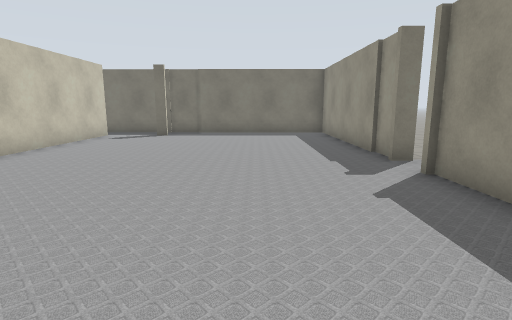
View 1 (above)

24 first-person views from a walk through a world built for the Gazebo simulator. The camera is 1.2 m above the floor, tilts 10° down and sees 80° across. The lines on the ground mark 1 m squares. The floor is counted in squares, 1 m on a side. Each view is taken from the middle of a square. On the plan, view 1 faces up. The plan holds only what a view shows up to about 13 squares ahead; the rest is blank. The place goes on beyond the plan. Some surface patterns are stand-ins.

View 2
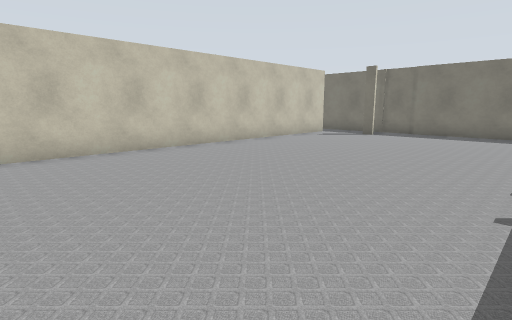

View 3
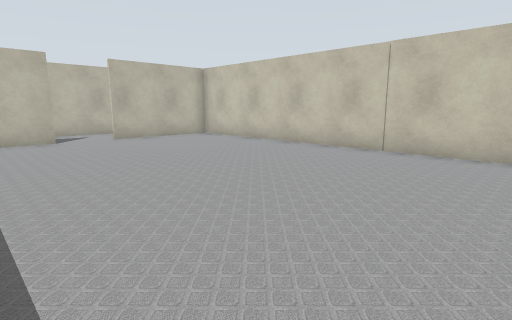

View 4
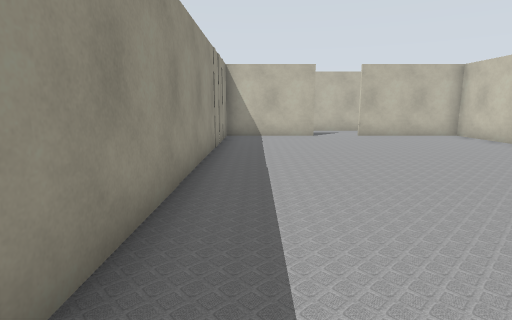

View 5
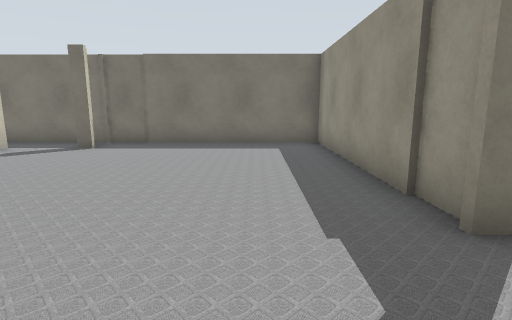

View 6
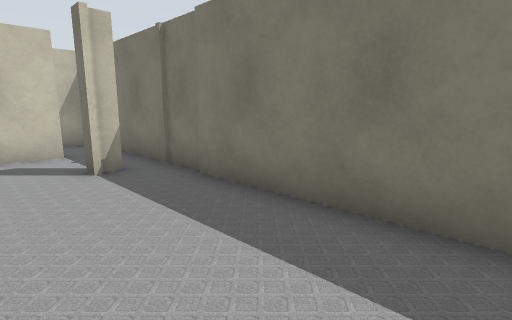

View 7
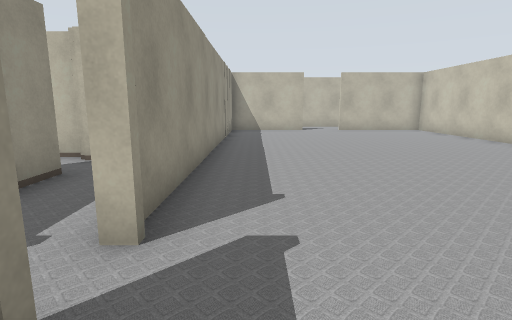

View 8
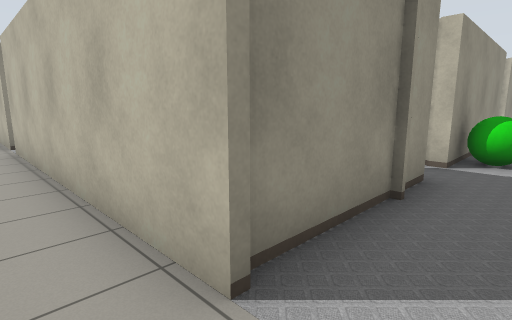

View 9
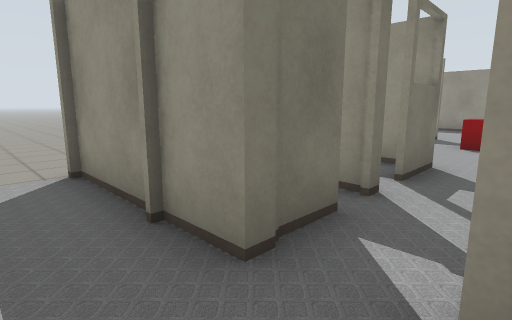

View 10
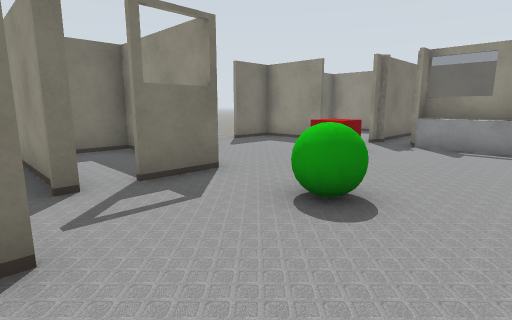

View 11
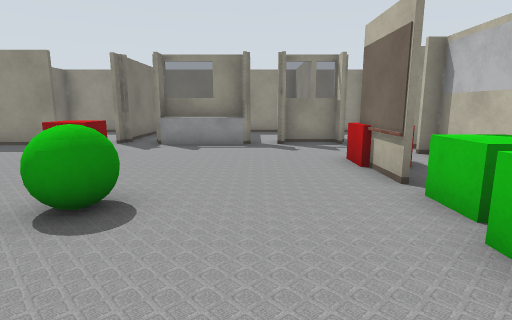

View 12
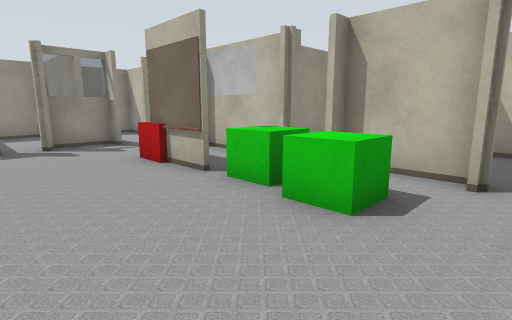

View 13
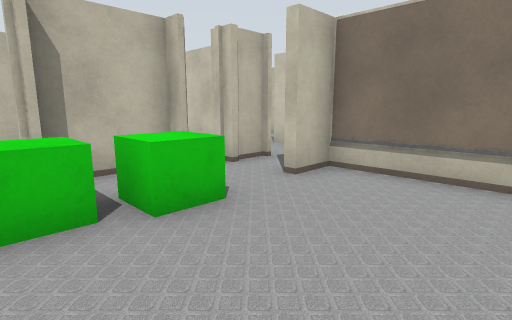

View 14
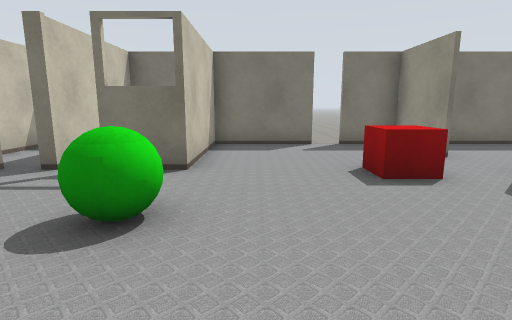

View 15
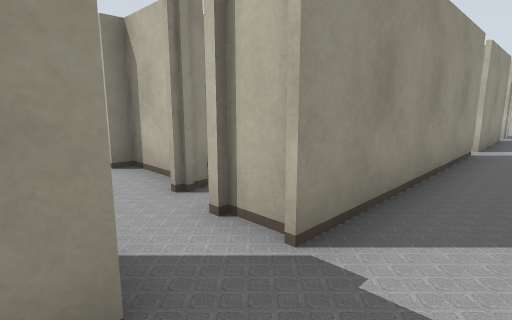

View 16
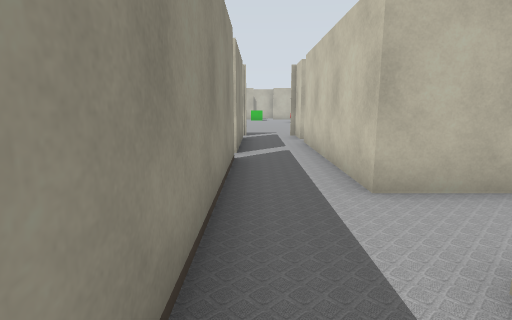

View 17
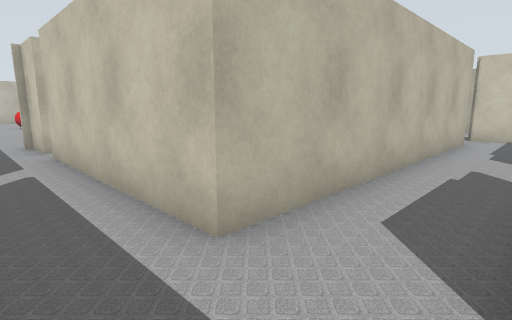

View 18
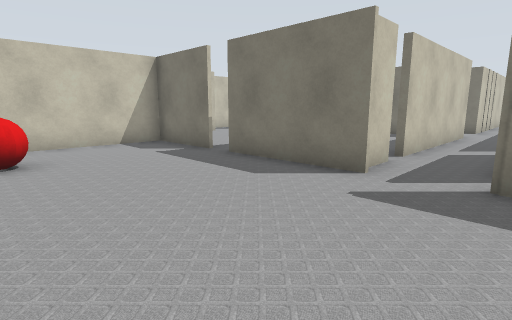

View 19
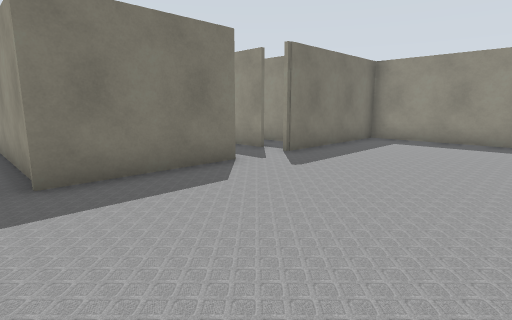

View 20
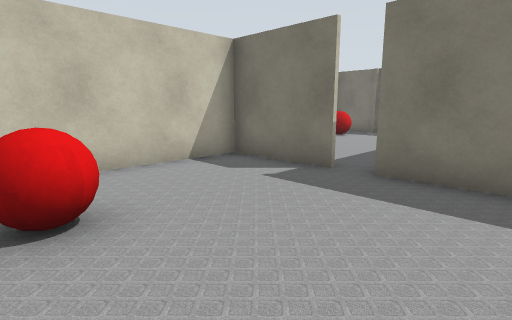

View 21
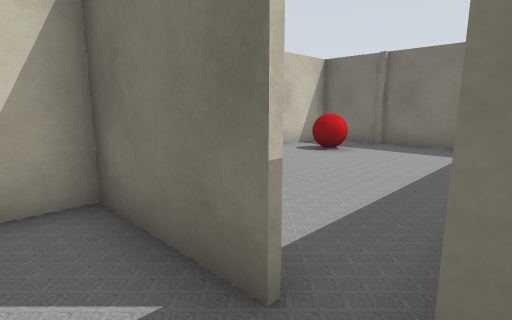

View 22
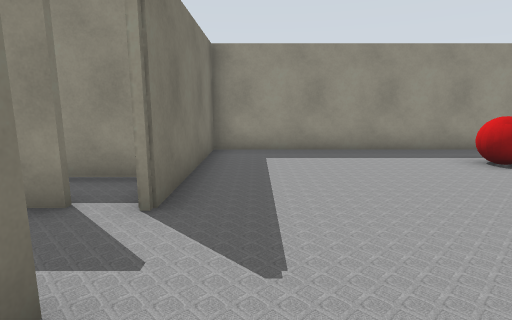

View 23
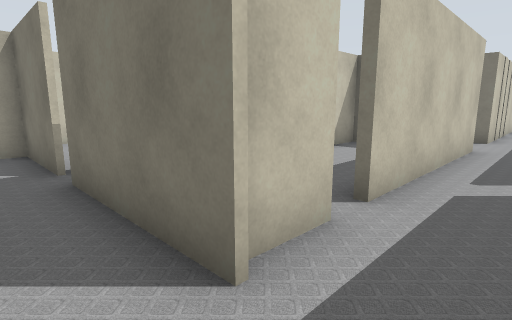

View 24
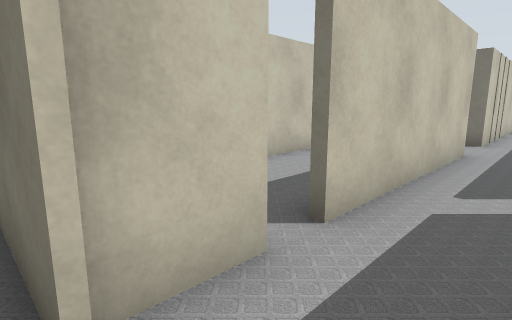

### Floor plan
Points are (right, up) in squares from view 1. A wall is a line through its corners. A room is listed if a view was taken in it or the views show most of it. See-through windows are left out.
Room 1 (views 1, 2, 3, 4, 5, 6, 7)
walls: (3.6, 6.7) (3.2, 6.7) (3.2, 14.2) (-6, 14.2); (-3.6, 12.7) (-4.1, 12.7); (-0.4, -7.6) (3.2, -7.6) (3.2, 5.5); (-4, 13.4) (-4, 12.9); (-6.3, 12.9) (-6.3, -7.6) (-2.1, -7.6)
ways out: opening at (-1.5, -8) to room 3; opening at (3, 6) to room 3; gap at (-6, 13)
Room 2 (view 8)
walls: (14.6, 6.9) (17, 6.9); (5.2, 6.9) (13.9, 6.9)
ways out: opening at (4.5, 7) to room 3; gap at (14.5, 7) to room 4
Room 3 (views 9, 15, 16, 17, 18, 19, 20, 21, 22, 23, 24)
walls: (5.5, -13) (5.5, -5.9); (3.4, -17.1) (3.4, -18.8); (5.5, -17.8) (5.5, -13.8); (3.6, -18.8) (-0.2, -18.8); (7.1, -18) (7.1, -16.2); (-1.1, -18.8) (-4, -18.8) (-4, -23.5); (5.4, -6.1) (6.9, -6.1); (5.5, -4.6) (5.5, 1.2) (6, 1.2); (-6.5, -10.1) (3.4, -10.1) (3.4, -16.4); (3.4, -2) (3.4, -7.8) (2.9, -7.8); (10.5, -24.5) (10.5, -18.8) (5.4, -18.8); (6.1, 0.8) (6.8, 0.8); (7.1, 2.7) (5.5, 2.7) (5.5, 6.8)
ways out: opening at (-1.5, -8) to room 1; opening at (3, 6) to room 1; opening at (4.5, 7) to room 2; opening at (6, -5) to room 4; opening at (6.5, 2) to room 4; gap at (-1, -19) to room 5; opening at (3, -17) to room 6; opening at (-7, -10.5); gap at (7, 3)
objects: red ball (-2, -24) to (-1, -23); green ball (5, 0)
Room 4 (views 10, 11, 12, 13, 14)
walls: (11.6, -4.3) (13.5, -4.3); (16.7, -1.9) (16.7, 1.2); (17.3, -1.6) (17.3, 1.4); (16.5, 4.1) (16.5, 6.7) (14.6, 6.7); (5.6, -1.4) (5.6, -4.3) (6.8, -4.3); (11.8, -6.6) (14.7, -6.6); (10.7, 6.8) (10.7, 2.7) (9, 2.7); (13.9, 6.7) (11, 6.7); (17.3, -4.7) (17.3, -2.9); (7.9, -6.6) (10.1, -6.6)
ways out: gap at (14.5, 7) to room 2; opening at (6, -5) to room 3; opening at (6.5, 2) to room 3; gap at (9, 3) to room 7; opening at (16.5, 3.5)
objects: green box (9, -5) to (9, -4); green box (10, -5) to (11, -5); green ball (10, 0) to (11, 0); red box (13, -5) to (14, -4); red box (14, 2) to (15, 3)
Room 5 (no view inside)
walls: (-2, -10.2) (-6.3, -10.2) (-6.3, -12.5); (-0.2, -18.8) (-0.2, -13.9)
ways out: gap at (-1, -19) to room 3; opening at (-6, -13.5)
objects: red ball (-5, -12) to (-4, -12)
Room 6 (no view inside)
walls: (0, -10.1) (0, -13.6)
ways out: opening at (3, -17) to room 3
Room 7 (no view inside)
walls: (11, 6.7) (8.1, 6.7) (8.1, 2.6); (10.5, 2.6) (10.5, 6.8)
ways out: gap at (9, 3) to room 4

Positions as (right, up) in squares from view 1, and headings:
1: (0, 0), facing up
2: (2, 0), facing up-left
3: (2, 4), facing down-left
4: (2, 5), facing down
5: (1, 4), facing up
6: (2, 11), facing up-left
7: (2, 8), facing down
8: (4, 8), facing down-right
9: (4, 1), facing up-right
10: (7, -2), facing up-right
11: (7, -2), facing right
12: (7, -1), facing down-right
13: (11, -1), facing down-left
14: (12, -3), facing up
15: (4, -4), facing down-right
16: (5, -6), facing down
17: (5, -8), facing down-left
18: (6, -24), facing up-left
19: (-1, -24), facing up-right
20: (2, -24), facing up-left
21: (0, -20), facing up-left
22: (2, -20), facing right
23: (5, -20), facing up-left
24: (5, -19), facing up-left
